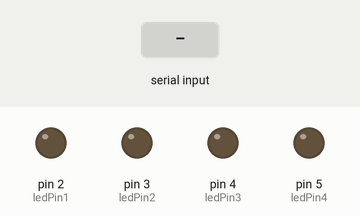
Recording of a sketch running on a simulated Arduino Uno, built with avr-gcc and run on an emulated ATmega328P. Parts: output pins drawn as LEDs (lit = HIGH). The inputs (shaded band) are chosen by the test bench.

Above: at 1.2 s.
1.3 s: "1" received over Serial
At 2.5 s:
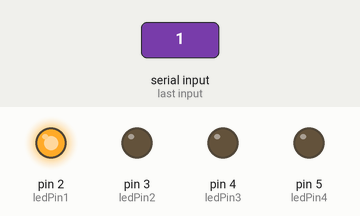
2.8 s: "2" received over Serial
At 3.8 s:
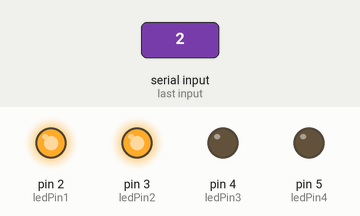
4.3 s: "3" received over Serial
At 4.9 s:
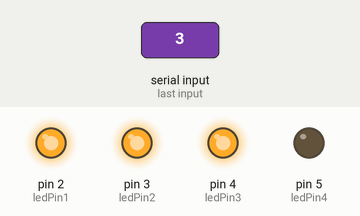
5.8 s: "4" received over Serial
At 6.1 s:
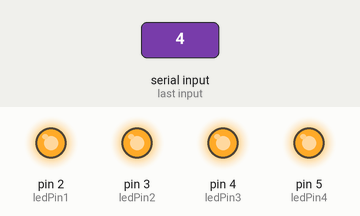
7.3 s: "0" received over Serial
At 8.4 s:
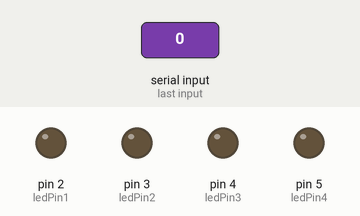
8.8 s: "2" received over Serial
At 9.6 s:
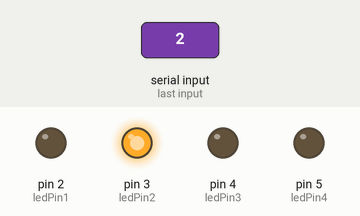
Timing chart, 0 to 11.3 s (numbered marks = the images above; inputs shaded):
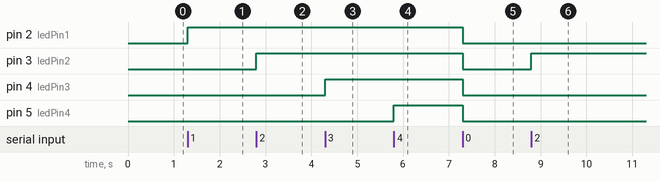

Measured:
- after the input at 1.3 s, pin 2 (ledPin1): LOW → HIGH at once
- after the input at 2.8 s, pin 3 (ledPin2): LOW → HIGH at once
- after the input at 4.3 s, pin 4 (ledPin3): LOW → HIGH at once
- after the input at 5.8 s, pin 5 (ledPin4): LOW → HIGH at once
- after the input at 7.3 s, pin 2 (ledPin1), pin 3 (ledPin2), pin 4 (ledPin3), pin 5 (ledPin4): HIGH → LOW at once
- after the input at 8.8 s, pin 3 (ledPin2): LOW → HIGH at once

The sketch:

LAB-4-02.ino
```cpp
const int ledPin1 = 2;
const int ledPin2 = 3;
const int ledPin3 = 4;
const int ledPin4 = 5;

void setup()
{
    Serial.begin(9600);
    pinMode(ledPin1, OUTPUT);
    pinMode(ledPin2, OUTPUT);
    pinMode(ledPin3, OUTPUT);
    pinMode(ledPin4, OUTPUT);
}

void loop()
{
    if (Serial.available() > 0)
    {
        char data = Serial.read();
        if (data == '1')
        {
            digitalWrite(ledPin1, HIGH);
        }
        else if (data == '2')
        {
            digitalWrite(ledPin2, HIGH);
        }
        else if (data == '3')
        {
            digitalWrite(ledPin3, HIGH);
        }
        else if (data == '4')
        {
            digitalWrite(ledPin4, HIGH);
        }
        else if (data == '0')
        {
            digitalWrite(ledPin1, LOW);
            digitalWrite(ledPin2, LOW);
            digitalWrite(ledPin3, LOW);
            digitalWrite(ledPin4, LOW);
        }
    }
}
```
